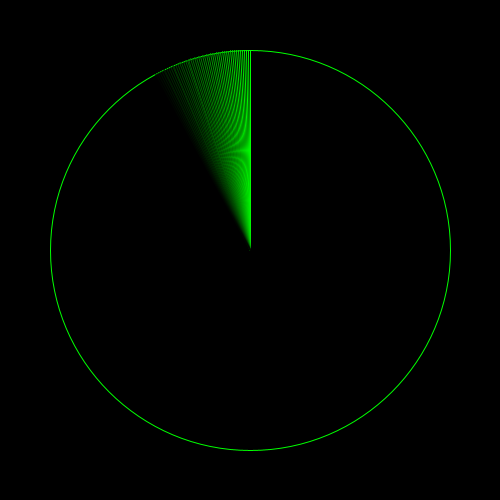
Frame 1 (no input)
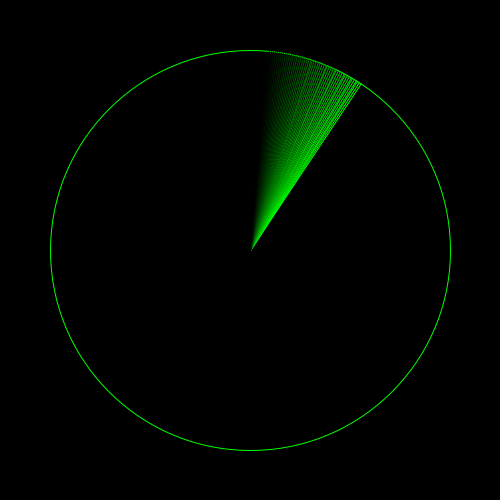
Frame 60 (the mouse pressed at the canvas centre just before this capture)
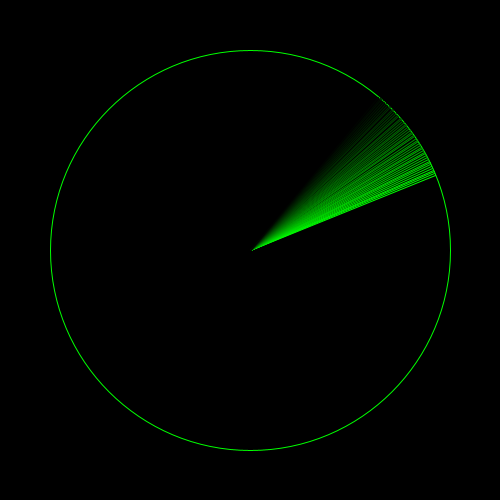
Frame 120 (the mouse held since frame 60 and released just before this capture)

The Processing sketch that drew these frames (run headless with seeded random() and noise(); from frame 60 on, the mouse is pressed at the canvas centre):

// Processing sketch: radar
// ── radar.pde
void setup()
{
  size(500, 500);
  cx = width / 2;
  cy = height / 2;
  smooth();
}

float speed = 0.01;
int trailLength = 50;  
float theta = 0;
float cx, cy;
color c = color(0, 255, 0);
float radius = 200;

void draw()
{
  background(0);
  stroke(0, 255, 0);
  noFill();
  ellipse(cx, cy, radius * 2, radius * 2);

  float intensityChange = 255.0f / trailLength;
  for(int i = 0 ; i < trailLength ; i ++)
  {
    float lineTheta = theta - (i * speed);
    stroke(0, 255 - (i * intensityChange), 0);
    float x = cx + sin(lineTheta) * radius;
    float y = cy - cos(lineTheta) * radius;
    line(cx, cy, x, y);
  }
  theta += speed;
}
